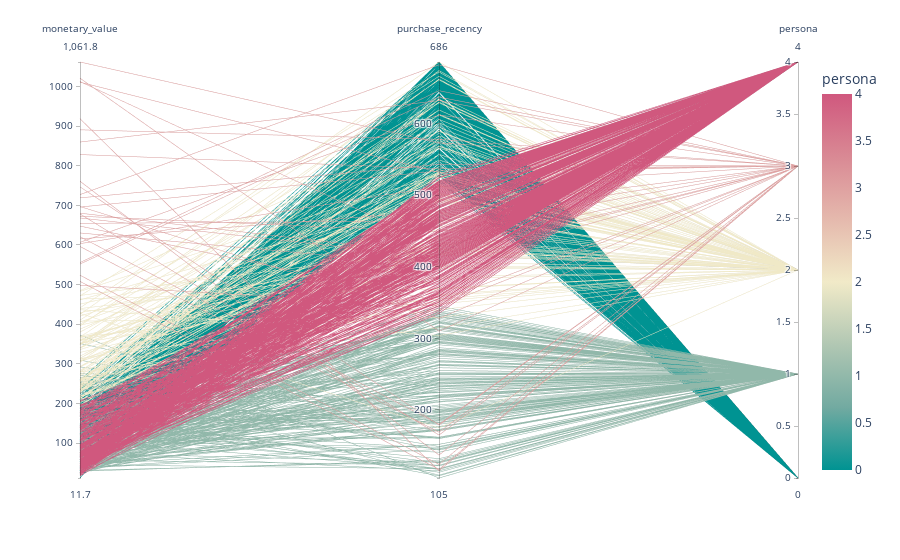
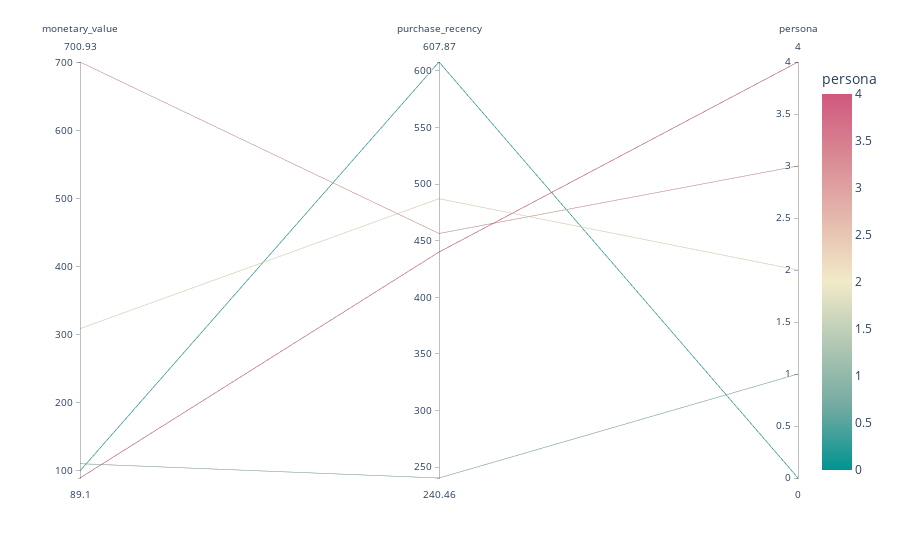

Notebook source saved alongside these figures, in order:
### Code cell
X["label"] = clusters.labels_
color_midpoint = len(X.label.unique())//2

df1 = X.sample(1000)

# if the number of columns is too high, plot only the 8 columns with highest inter-cluster variance
dim = clusters_data.std()[:-1].sort_values(ascending=False).index[:5]

fig = px.parallel_coordinates(df1, color="label", 
                              labels={"label": "persona"},
                              dimensions=dim.append(pd.Index(["label",
                                                              #"frequency",
                                                              "purchase_recency", 
                                                              "monetary_value"])),
                              color_continuous_scale=px.colors.diverging.Tealrose, 
                              color_continuous_midpoint=color_midpoint)
fig.show()

clusters_real = (pd.DataFrame(data=scaler.inverse_transform(centers), columns=X.columns[:-1])
                 .reset_index()
                 .rename(columns={"index":"label"})
                )
fig = px.parallel_coordinates(clusters_real, color="label", 
                              labels={"label": "persona"},
                              dimensions=dim.append(pd.Index(["label",
                                                              #"frequency",
                                                              "purchase_recency", 
                                                              "monetary_value"])),
                              color_continuous_scale=px.colors.diverging.Tealrose, 
                              color_continuous_midpoint=color_midpoint)
fig.show()

### Figure 1 — Plotly figure (JSON) as saved in the notebook; plotly's stock layout.template omitted (floating-point values rounded to 4 significant figures; data arrays with more than 128 entries replaced by an {"elided": "..."} marker saying what was removed)
{"data": [{"dimensions": [{"label": "monetary_value", "values": {"elided": "1000 float values"}}, {"label": "purchase_recency", "values": {"elided": "1000 int values"}}, {"label": "persona", "values": {"elided": "1000 int values"}}], "domain": {"x": [0, 1], "y": [0, 1]}, "line": {"color": {"elided": "1000 int values"}, "coloraxis": "coloraxis"}, "name": "", "type": "parcoords"}], "layout": {"coloraxis": {"cmid": 2, "colorbar": {"title": {"text": "persona"}}, "colorscale": [[0, "rgb(0, 147, 146)"], [0.1667, "rgb(114, 170, 161)"], [0.3333, "rgb(177, 199, 179)"], [0.5, "rgb(241, 234, 200)"], [0.6667, "rgb(229, 185, 173)"], [0.8333, "rgb(217, 137, 148)"], [1, "rgb(208, 88, 126)"]]}, "legend": {"tracegroupgap": 0}, "margin": {"t": 60}}}

### Figure 2 — Plotly figure (JSON) as saved in the notebook; plotly's stock layout.template omitted (floating-point values rounded to 4 significant figures)
{"data": [{"dimensions": [{"label": "monetary_value", "values": [99.59, 110.1, 308.7, 700.9, 89.1]}, {"label": "purchase_recency", "values": [607.9, 240.5, 487.1, 456.4, 440.0]}, {"label": "persona", "values": [0, 1, 2, 3, 4]}], "domain": {"x": [0, 1], "y": [0, 1]}, "line": {"color": [0, 1, 2, 3, 4], "coloraxis": "coloraxis"}, "name": "", "type": "parcoords"}], "layout": {"coloraxis": {"cmid": 2, "colorbar": {"title": {"text": "persona"}}, "colorscale": [[0, "rgb(0, 147, 146)"], [0.1667, "rgb(114, 170, 161)"], [0.3333, "rgb(177, 199, 179)"], [0.5, "rgb(241, 234, 200)"], [0.6667, "rgb(229, 185, 173)"], [0.8333, "rgb(217, 137, 148)"], [1, "rgb(208, 88, 126)"]]}, "legend": {"tracegroupgap": 0}, "margin": {"t": 60}}}
